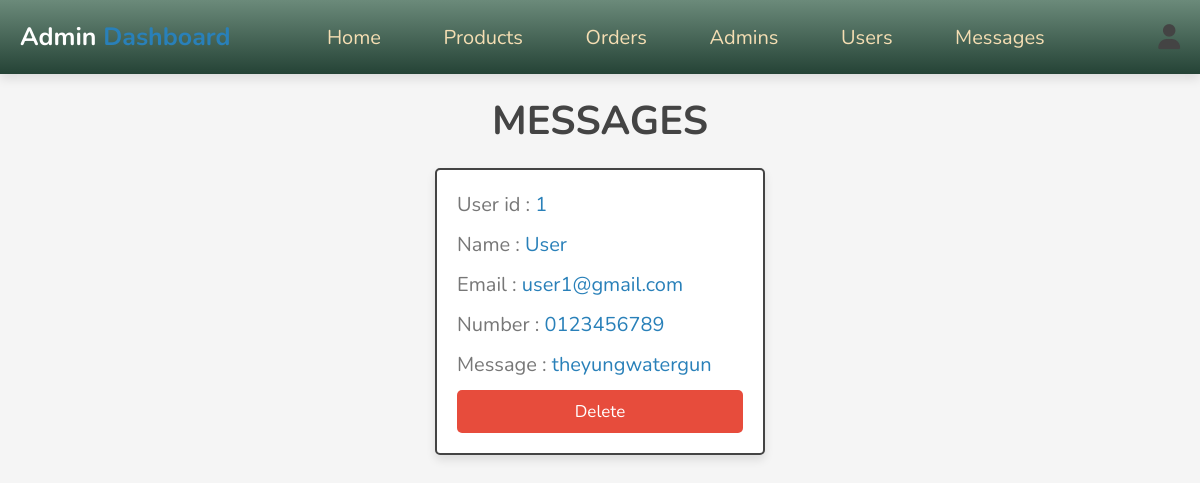
The page /admin/messages.php (signed in) on the database its author committed.
### tables this page shows
CREATE TABLE `messages` (
  `id` int(100) NOT NULL,
  `user_id` int(100) NOT NULL,
  `name` varchar(100) NOT NULL,
  `email` varchar(100) NOT NULL,
  `number` varchar(12) NOT NULL,
  `message` varchar(500) NOT NULL
);

### admin/messages.php (the view, shortened to what this page needs)
<?php
include '../components/connect.php';
?>
<!DOCTYPE html>
<html lang="en">
<head>
   <link rel="stylesheet" href="https://cdnjs.cloudflare.com/ajax/libs/font-awesome/6.1.1/css/all.min.css">
   <link rel="stylesheet" href="../css/admin_style.css">
</head>
<body>
<?php include '../components/admin_header.php'; ?>
<section class="contacts">
<h1 class="heading">Messages</h1>
<div class="box-container">
   <?php
      $select_messages = $conn->prepare("SELECT * FROM `messages`");
      $select_messages->execute();
      if($select_messages->rowCount() > 0){
         while($fetch_message = $select_messages->fetch(PDO::FETCH_ASSOC)){
   ?>
   <div class="box">
   <p> User id : <span><?= $fetch_message['user_id']; ?></span></p>
   <p> Name : <span><?= $fetch_message['name']; ?></span></p>
   <p> Email : <span><?= $fetch_message['email']; ?></span></p>
   <p> Number : <span><?= $fetch_message['number']; ?></span></p>
   <p> Message : <span><?= $fetch_message['message']; ?></span></p>
   <a href="messages.php??delete=<?= $fetch_message['id']; ?>" onclick="return confirm('Delete this message?');" class="delete-btn">Delete</a>
   </div>
   <?php
         }
      }else{
         echo '<p class="empty">You have no messages</p>';
      }
   ?>
</div>
</section>
</body>
</html>

### css/admin_style.css (style rules this page uses)
:root { --main-color:#2980b9; --orange:#f39c12; --red:#e74c3c; --black:#444; --white:#fff; --light-color:#777; --light-bg:#f5f5f5; --border:.2rem solid var(--black); --box-shadow:0 .5rem 1rem rgba(0,0,0,.1); }
* { font-family: 'Nunito', sans-serif; margin:0; padding:0; box-sizing: border-box; outline: none; border:none; text-decoration: none; }
html { font-size: 62.5%; overflow-x: hidden; }
body { background-color: var(--light-bg); background: whitesmoke; }
section { padding:2rem; max-width: 1200px; margin:0 auto; }
.heading { font-size: 4rem; color:var(--black); margin-bottom: 2rem; text-align: center; text-transform: uppercase; }
.btn, .delete-btn, .option-btn { display: block; width: 100%; margin-top: 1rem; border-radius: .5rem; padding:1rem 3rem; font-size: 1.7rem; text-transform: capitalize; color:var(--white); cursor: pointer; text-align: center; }
.delete-btn { background-color: var(--red); }
.contacts .box-container { display: grid; grid-template-columns: repeat(auto-fit, 33rem); gap:1.5rem; align-items: flex-start; justify-content: center; }
.contacts .box-container .box { padding:2rem; padding-top: 1rem; border-radius: .5rem; border:var(--border); background-color: var(--white); box-shadow: var(--box-shadow); }
.contacts .box-container .box p { line-height: 1.5; font-size: 2rem; color:var(--light-color); margin:1rem 0; }
.contacts .box-container .box p span { color:var(--main-color); }

### rows shown on the page
messages: user "1", name "User", email "user1@gmail.com", number "0123456789", message "theyungwatergun"
